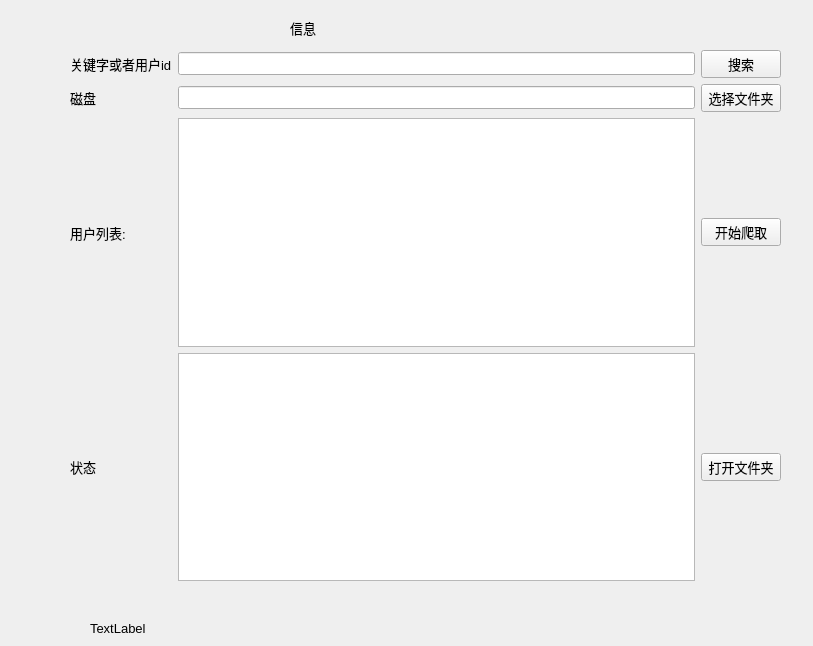
<?xml version="1.0" encoding="UTF-8"?>
<ui version="4.0">
 <class>Form</class>
 <widget class="QWidget" name="Form">
  <property name="geometry">
   <rect>
    <x>0</x>
    <y>0</y>
    <width>813</width>
    <height>646</height>
   </rect>
  </property>
  <property name="font">
   <font>
    <pointsize>10</pointsize>
   </font>
  </property>
  <property name="windowTitle">
   <string>微博图片采集器</string>
  </property>
  <widget class="QLabel" name="infoLabel">
   <property name="geometry">
    <rect>
     <x>290</x>
     <y>20</y>
     <width>251</width>
     <height>16</height>
    </rect>
   </property>
   <property name="text">
    <string>信息</string>
   </property>
  </widget>
  <widget class="QLabel" name="statusLabel">
   <property name="geometry">
    <rect>
     <x>90</x>
     <y>620</y>
     <width>511</width>
     <height>16</height>
    </rect>
   </property>
   <property name="text">
    <string>TextLabel</string>
   </property>
  </widget>
  <widget class="QWidget" name="gridLayoutWidget">
   <property name="geometry">
    <rect>
     <x>70</x>
     <y>50</y>
     <width>711</width>
     <height>531</height>
    </rect>
   </property>
   <layout class="QGridLayout" name="weiboLayout">
    <item row="0" column="0">
     <widget class="QLabel" name="keywordLabel">
      <property name="text">
       <string>关键字或者用户id</string>
      </property>
     </widget>
    </item>
    <item row="0" column="1">
     <widget class="QLineEdit" name="keywordLineEdit"/>
    </item>
    <item row="2" column="2">
     <widget class="QPushButton" name="startPushButton">
      <property name="text">
       <string>开始爬取</string>
      </property>
     </widget>
    </item>
    <item row="1" column="1">
     <widget class="QLineEdit" name="diskLineEdit"/>
    </item>
    <item row="1" column="0">
     <widget class="QLabel" name="diskLabel">
      <property name="text">
       <string>磁盘</string>
      </property>
     </widget>
    </item>
    <item row="1" column="2">
     <widget class="QPushButton" name="selectFolderPushButton">
      <property name="text">
       <string>选择文件夹</string>
      </property>
     </widget>
    </item>
    <item row="0" column="2">
     <widget class="QPushButton" name="searchPushButton">
      <property name="text">
       <string>搜索</string>
      </property>
     </widget>
    </item>
    <item row="2" column="0">
     <widget class="QLabel" name="useListLabel">
      <property name="text">
       <string>用户列表:</string>
      </property>
     </widget>
    </item>
    <item row="2" column="1">
     <widget class="QListWidget" name="userListWidget"/>
    </item>
    <item row="3" column="0">
     <widget class="QLabel" name="statusTextLabel">
      <property name="font">
       <font>
        <pointsize>10</pointsize>
       </font>
      </property>
      <property name="text">
       <string>状态</string>
      </property>
     </widget>
    </item>
    <item row="3" column="1">
     <widget class="QTextBrowser" name="statusTextBrowser">
      <property name="openExternalLinks">
       <bool>true</bool>
      </property>
     </widget>
    </item>
    <item row="3" column="2">
     <widget class="QPushButton" name="openFolderPushButton">
      <property name="text">
       <string>打开文件夹</string>
      </property>
     </widget>
    </item>
   </layout>
  </widget>
 </widget>
 <resources/>
 <connections/>
</ui>
